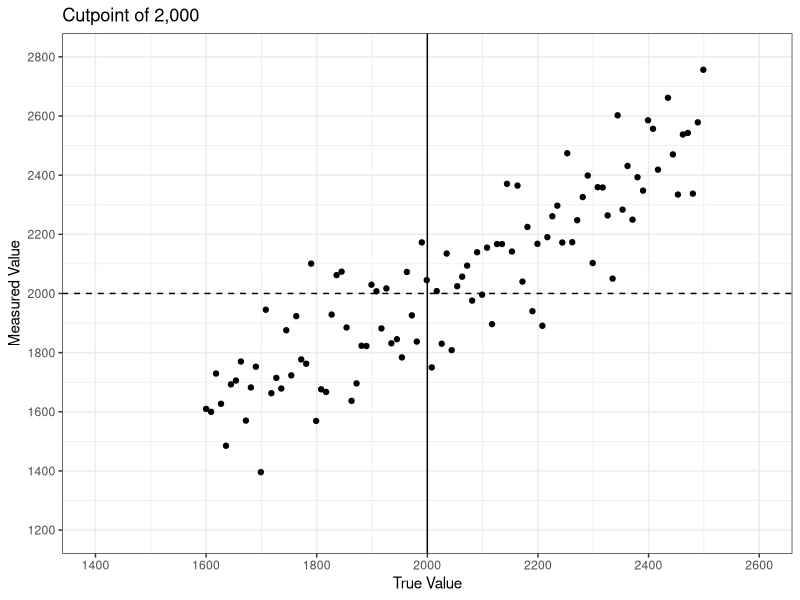
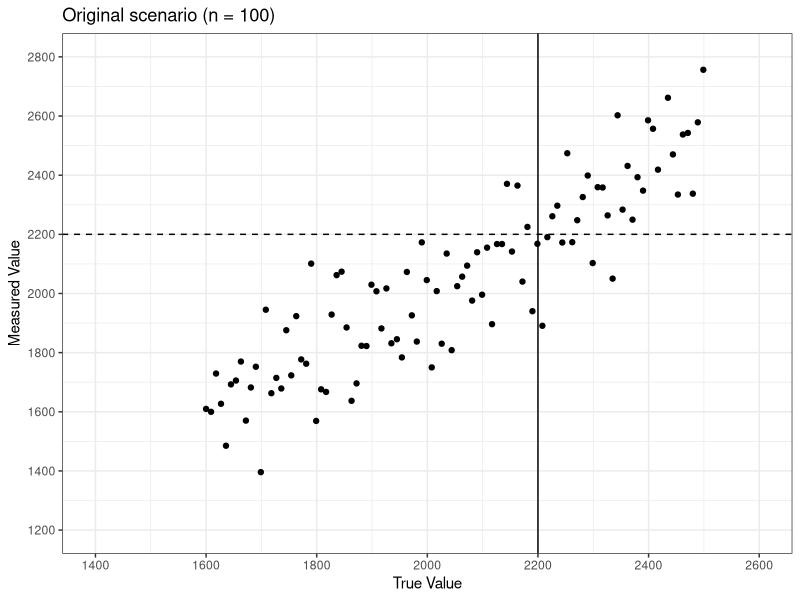
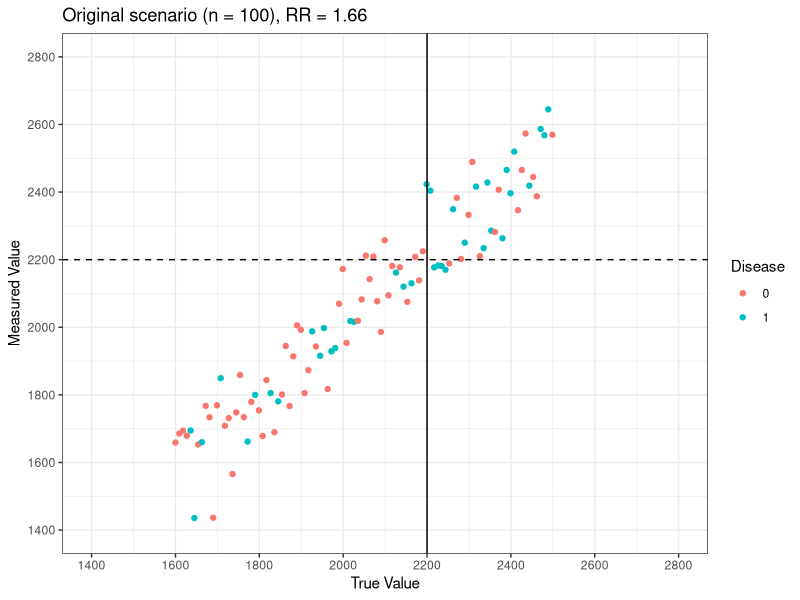
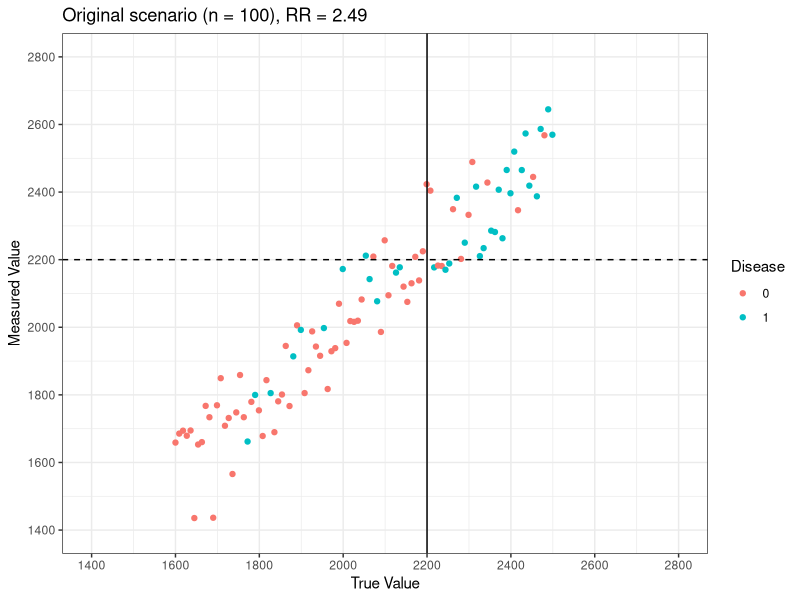
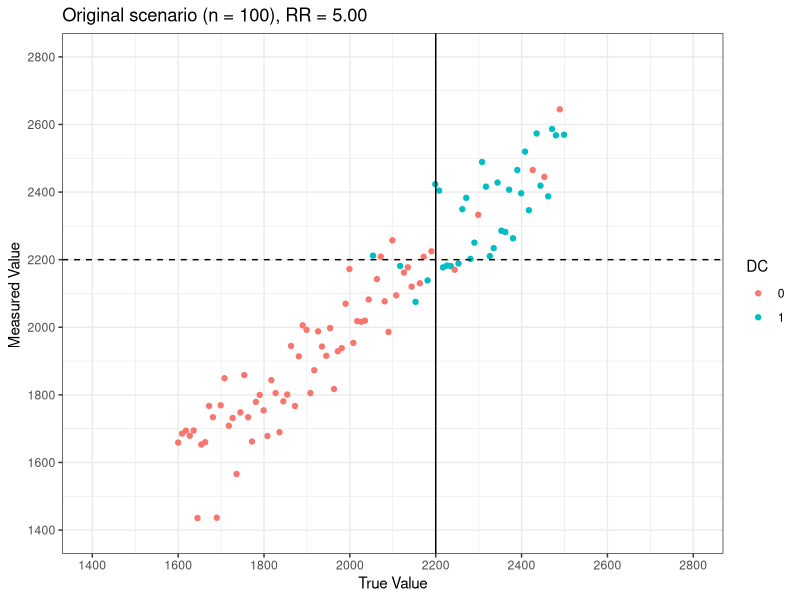
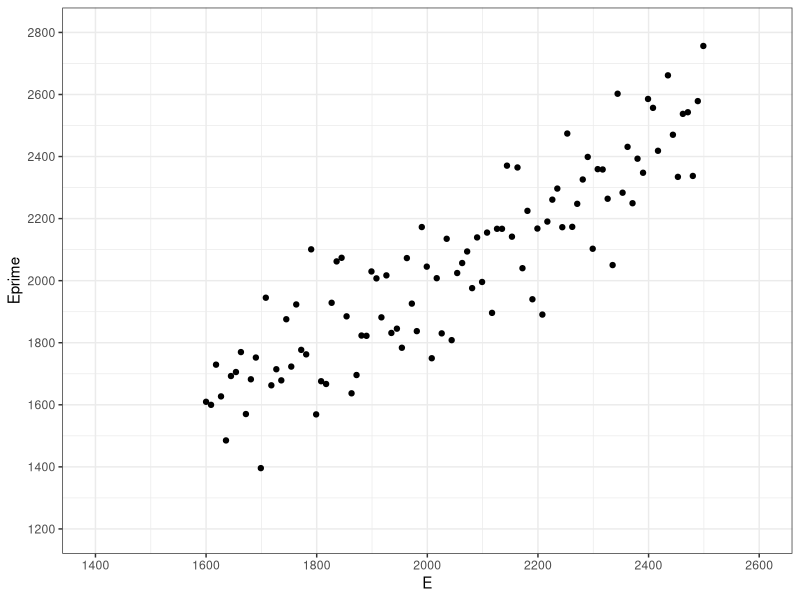

The R script that drew these images, in order: (Note: this script raises an error after producing the figures.)
## ---- chunk 1
knitr::opts_chunk$set(echo = TRUE)
library(ggplot2)
library(tidyverse)
## ---- chunk 2
# options(scipen = 0, digits = 4) # decimal place options
pop0 <- tibble(E = as.integer(seq(from = 1600, to = 2499, length.out = 100)), 
               Eerror = rnorm(100, mean = 0, sd = 150), 
               Eprime = E + Eerror, 
               E_high = ifelse(E > 2200, 1, 0), 
               Eprime_high = ifelse(Eprime > 2200,1, 0),
               E_mis = ifelse(E_high != Eprime_high, 1, 0), 
               D = rbinom(n = 100, size = 1, p = plogis(-10 + 0.004*E))
               )

sp1 <- ggplot(pop0, aes(x = E, y = Eprime)) + geom_point() + scale_x_continuous(limits = c(1400, 2600), breaks = seq(1400,2600, 200)) + scale_y_continuous(limits = c(1200, 2800), breaks = seq(1200,2800, 200)) + theme_bw()

Figure1a <- sp1 + labs(title = "Cutpoint of 2,000", x = "True Value", y = "Measured Value") + geom_vline(xintercept = 2000) + geom_hline(yintercept = 2000, linetype = "dashed") 
# Figure1a

Figure1b <- sp1 + labs(title = "Original scenario (n = 100)", x = "True Value", y = "Measured Value") + geom_vline(xintercept = 2200) + geom_hline(yintercept = 2200, linetype = "dashed")
# Figure1b
## ---- chunk 3
# A. a = -4.5, b = 0.0019 
pop1 <- tibble(
  E = as.integer(seq(from = 1600, to = 2499, length.out = 100)),
  Euni = as.integer(runif(100, 1600, 2499)), 
  Eerror = rnorm(100, mean = 0, sd = 100), 
  Eprime = E + Eerror, 
  E_high = ifelse(E > 2200, 1, 0), 
  Eprime_high = ifelse(Eprime > 2200,1, 0), 
  E_mis = ifelse(E_high != Eprime_high, 1, 0),
  DA = as.factor(rbinom(n = 100, size = 1, p = plogis(-4.5 + 0.0019*E))),
  DB = as.factor(rbinom(n = 100, size = 1, p = plogis(-8.0 + 0.0035*E))),
  DC = as.factor(rbinom(n = 100, size = 1, p = plogis(-16.0 + 0.0072*E)))
  )

Scatter1A <- ggplot(pop1, aes(x = E, y = Eprime, color = DA)) + geom_point() + scale_x_continuous(limits = c(1400, 2800), breaks = seq(1400, 2800, 200)) + scale_y_continuous(limits = c(1400, 2800), breaks = seq(1400,2800, 200)) + theme_bw() + labs(title = "Original scenario (n = 100), RR = 1.66", x = "True Value", y = "Measured Value", color = "Disease") + geom_vline(xintercept = 2200) + geom_hline(yintercept = 2200, linetype = "dashed")


Scatter1B <- ggplot(pop1, aes(x = E, y = Eprime, color = DB)) + geom_point() + scale_x_continuous(limits = c(1400, 2800), breaks = seq(1400, 2800, 200)) + scale_y_continuous(limits = c(1400, 2800), breaks = seq(1400,2800, 200)) + theme_bw() + labs(title = "Original scenario (n = 100), RR = 2.49", x = "True Value", y = "Measured Value", color = "Disease") + geom_vline(xintercept = 2200) + geom_hline(yintercept = 2200, linetype = "dashed")

Scatter1C <- ggplot(pop1, aes(x = E, y = Eprime, color = DC)) + geom_point() + scale_x_continuous(limits = c(1400, 2800), breaks = seq(1400, 2800, 200)) + scale_y_continuous(limits = c(1400, 2800), breaks = seq(1400,2800, 200)) + theme_bw() + labs(title = "Original scenario (n = 100), RR = 5.00", x = "True Value", y = "Measured Value ") + geom_vline(xintercept = 2200) + geom_hline(yintercept = 2200, linetype = "dashed")
## ---- chunk 4
# expected probability of disease 
prob_D <- glm(D ~ E, data = pop, family = binomial)
expected_pD <- predict(prob_D, pop, type = "response")

# probability of misclassification
E_diff <- abs(E-2200)
pop$a <- 1 - pnorm(E_diff, 0, 150)
# ggplot(pop, aes(x = E, y = a))+ geom_line() + geom_vline(xintercept = 2200) + theme_bw()

# Figure 2
ggplot(pop, aes(x = E)) + geom_line(aes(y = expected_pD)) + geom_line(aes(y = a), linetype = 2) + geom_vline(xintercept = 2200) + theme_bw() + labs(title = "Fig 2. Prob of misclassification (dashed) & prob of disease (solid)", x = "True Value", y = "Probability")

# expected probability of disease p as a quadratic function of E
pop$expected_pD_quad <- 6.592 - 0.00673*E + 0.00000172*(E**2)

# Figure 3:
ggplot(pop, aes(x = E)) + geom_line(aes(y = expected_pD_quad)) + geom_line(aes(y = a), linetype = 2) + geom_vline(xintercept = 2200) + theme_bw() + labs(title = "Fig 3. Prob of misclassification (dashed) & prob of disease, quadratic term (solid)", x = "True Value", y = "Probability")
## ---- chunk 5
# probability of misclassification, varied SD to match simulation conditions
pop$a100 <- 1 - pnorm(E_diff, 0, 100)
pop$a300 <- 1 - pnorm(E_diff, 0, 300)
pop$a500 <- 1 - pnorm(E_diff, 0, 500)
ggplot(pop, aes(x = E)) + geom_line(aes(y = expected_pD), color = "darkgrey") + geom_line(aes(y = a), linetype = 2) + geom_line(aes(y = a100), color = "green") + geom_line(aes(y = a300), color = "green3") + geom_line(aes(y = a500), color = "darkgreen") + geom_vline(xintercept = 2200) + theme_bw() + labs(title = "Prob of misclassification & prob of disease (solid)", x = "True Value", y = "Probability")

## ---- chunk 6
flegal_sim <- function(N, min, max, cutpt, a, b, sigma, sims){
# True exposure
E <- seq(from = min, to = max, length.out = N) 

  # initialize variables that we want to keep
  Se_all <- c()
  Se_D1 <- c()
  Se_D0 <- c()
  Sp_all <- c()
  Sp_D1 <- c()
  Sp_D0 <- c()
  RR_true <- c()
  RR_obs <- c()
  
  for (i in 1:sims){
  # set up
    Eerror <- rnorm(N, mean = 0, sd = sigma)
    Eprime <- E + Eerror
    E_high <- ifelse(E > cutpt, 1, 0)
    Eprime_high <- ifelse(Eprime > cutpt,1, 0)
    D <- rbinom(n = N, size = 1, p = plogis(a + b*E)) 
    
  # storing Se, Sp, RR values for each simulation
    Se_all[i] <- sum(Eprime_high==1 & E_high==1)/sum(E_high==1)
    Se_D1[i] <- sum(Eprime_high[D==1]==1 & E_high[D==1]==1)/sum(E_high[D==1]==1)
    Se_D0[i] <- sum(Eprime_high[D==0]==1 & E_high[D==0]==1)/sum(E_high[D==0]==1)
    
    Sp_all[i] <- sum(Eprime_high==0 & E_high==0)/sum(E_high==0)
    Sp_D1[i] <- sum(Eprime_high[D==1]==0 & E_high[D==1]==0)/sum(E_high[D==1]==0)
    Sp_D0[i] <- sum(Eprime_high[D==0]==0 & E_high[D==0]==0)/sum(E_high[D==0]==0)
    
    RR_true[i] <- ((sum(D==1 & E_high==1)/sum(E_high==1))/(sum(D==1 & E_high==0)/sum(E_high==0)))
    RR_obs[i] <- ((sum(D==1 & Eprime_high==1)/sum(Eprime_high==1))/(sum(D==1 & Eprime_high==0)/sum(Eprime_high==0)))
  }
  
  params <- data.frame(N, cutpt, a, b, sims, sigma, mean(Se_all), mean(Se_D1), mean(Se_D0), mean(Sp_all), mean(Sp_D1), mean(Sp_D0), mean(RR_true), mean(RR_obs))
  
  colnames(params) <- c("N", "cutoff", "a", "b", "sim", "SD", "Se all", "Se D=1", "Se D=0", "Sp all", "Sp D=1", "Sp D=0", "RR true", "RR obs")
  return(params)
}
## ---- chunk 7
set.seed(30308)
# Function arguments are: sample size, minimum exposure, maximum exposure, cutpoint, a, b, standard deviation of measurement error, and number of simulations
# N, min, max, cutpt, a, b, sigma, sims
# A, B, C reflect the different regression models/ RR 
# case 1 is repeating the simulations from the paper 
# A. a = -4.5, b = 0.0019 
scenarioA1_100 <- flegal_sim(200, 1600, 2499, 2200, -4.5, 0.0019, 100, 200)
scenarioA1_300 <- flegal_sim(200, 1600, 2499, 2200, -4.5, 0.0019, 300, 200)
scenarioA1_500 <- flegal_sim(200, 1600, 2499, 2200, -4.5, 0.0019, 500, 200)
# B. a = -8.0, b = 0.0035
scenarioB1_100 <- flegal_sim(200, 1600, 2499, 2200, -8.0, 0.0035, 100, 200)
scenarioB1_300 <- flegal_sim(200, 1600, 2499, 2200, -8.0, 0.0035, 300, 200)
scenarioB1_500 <- flegal_sim(200, 1600, 2499, 2200, -8.0, 0.0035, 500, 200)
# C. a = -16.0, b = 0.0072
scenarioC1_100 <- flegal_sim(200, 1600, 2499, 2200, -16.0, 0.0072, 100, 200)
scenarioC1_300 <- flegal_sim(200, 1600, 2499, 2200, -16.0, 0.0072, 300, 200)
scenarioC1_500 <- flegal_sim(200, 1600, 2499, 2200, -16.0, 0.0072, 500, 200)

case1 <- rbind(scenarioA1_100, scenarioA1_300, scenarioA1_500, scenarioB1_100, scenarioB1_300, scenarioB1_500, scenarioC1_100, scenarioC1_300, scenarioC1_500)
# table2 <- table2[, c(1,2,5,3,6,4,7,8)]


# case1
## ---- chunk 8
# Function arguments are: sample size, a, b, standard deviation of measurement error, and number of simulations
# first digit is combination of a,b & second digit is SD
# 1. a = -4.5, b = 0.0019 
scenarioA2_100 <- flegal_sim(100, 1600, 2499, 2200, -4.5, 0.0019, 100, 1000)
scenarioA2_300 <- flegal_sim(100, 1600, 2499, 2200, -4.5, 0.0019, 300, 1000)
scenarioA2_500 <- flegal_sim(100, 1600, 2499, 2200, -4.5, 0.0019, 500, 1000)
# 2. a = -8.0, b = 0.0035
scenarioB2_100 <- flegal_sim(100, 1600, 2499, 2200, -8.0, 0.0035, 100, 1000)
scenarioB2_300 <- flegal_sim(100, 1600, 2499, 2200, -8.0, 0.0035, 300, 1000)
scenarioB2_500 <- flegal_sim(100, 1600, 2499, 2200, -8.0, 0.0035, 500, 1000)
# 3. a = -16.0, b = 0.0072
scenarioC2_100 <- flegal_sim(100, 1600, 2499, 2200, -16.0, 0.0072, 100, 1000)
scenarioC2_300 <- flegal_sim(100, 1600, 2499, 2200, -16.0, 0.0072, 300, 1000)
scenarioC2_500 <- flegal_sim(100, 1600, 2499, 2200, -16.0, 0.0072, 500, 1000)

case2 <- rbind(scenarioA2_100, scenarioA2_300, scenarioA2_500, scenarioB2_100, scenarioB2_300, scenarioB2_500, scenarioC2_100, scenarioC2_300, scenarioC2_500)
# case2
## ---- chunk 9
N2 <- 1000 # sample size
cutpt2 <- 2200
pop2 <- data.frame(
  E <- seq(from = 1600, to = 2499, length.out = N2), 
  Eerror <- rnorm(N2, mean = 0, sd = 150), 
  Eprime <- E + Eerror, 
  E_high <- ifelse(E > cutpt2, 1, 0), 
  Eprime_high <- ifelse(Eprime > cutpt2,1, 0), 
  E_mis <- ifelse(E_high != Eprime_high, 1, 0),
  D <- rbinom(n = N2, size = 1, p = plogis(-10 + 0.004*E)) 
  )
colnames(pop2) <- c('E', 'Eerror', 'Eprime', 'E_high', 'Eprime_high', 'E_mis','D')


# ggplot(pop2, aes(x = E, y = Eprime)) + geom_point() + scale_x_continuous(limits = c(1400, 2600), breaks = seq(1400,2600, 200)) + scale_y_continuous(limits = c(1200, 2800), breaks = seq(1200,2800, 200)) + theme_bw() + labs(title = "Cutpoint of 2,200", x = "True Value", y = "Measured Value") + geom_vline(xintercept = cutpt2) + geom_hline(yintercept = cutpt2, linetype = "dashed")

prob_D2 <- glm(D ~ E, data = pop2, family = binomial)
expected_pD2 <- predict(prob_D2, pop2, type = "response")

# probability of misclassification
pop2$E_diff2 <- abs(E-2200)
pop2$a <- 1 - pnorm(pop2$E_diff2, 0, 150)
# ggplot(pop, aes(x = E, y = a))+ geom_line() + geom_vline(xintercept = 2200) + theme_bw()

fig1a_1000 <- ggplot(pop2, aes(x = E, y = Eprime)) + geom_point() + scale_x_continuous(limits = c(1400, 2600), breaks = seq(1400,2600, 200)) + scale_y_continuous(limits = c(1200, 2800), breaks = seq(1200,2800, 200)) + theme_bw() + labs(title = "Cutpoint of 2,000", x = "True Value", y = "Measured Value") + geom_vline(xintercept = 2000) + geom_hline(yintercept = 2000, linetype = "dashed") 
# Figure1a


fig1b_1000 <- ggplot(pop2, aes(x = E, y = Eprime)) + geom_point() + scale_x_continuous(limits = c(1400, 2600), breaks = seq(1400,2600, 200)) + scale_y_continuous(limits = c(1200, 2800), breaks = seq(1200,2800, 200)) + theme_bw() + labs(title = "Evenly spaced (N=1000) with cutpoint of 2,200", x = "True Value", y = "Measured Value") + geom_vline(xintercept = 2200) + geom_hline(yintercept = 2200, linetype = "dashed")

# Figure1b

# Figure 2
fig2_1000 <- ggplot(pop2, aes(x = E)) + geom_line(aes(y = expected_pD2)) + geom_line(aes(y = a), linetype = 2) + geom_vline(xintercept = 2200) + theme_bw() + labs(title = "Case 2. Prob of misclassification (dashed) & prob of disease (solid)", x = "True Value", y = "Probability")


## ---- chunk 10
# Function arguments are: sample size, minimum exposure, maximum exposure, cutpoint, a, b, standard deviation of measurement error, and number of simulations
# N, min, max, cutpt, a, b, sigma, sims

# 1. a = -4.5, b = 0.0019 
scenarioA3_100 <- flegal_sim(1000, 1600, 2499, 2200, -4.5, 0.0019, 100, 1000)
scenarioA3_300 <- flegal_sim(1000, 1600, 2499, 2200, -4.5, 0.0019, 300, 1000)
scenarioA3_500 <- flegal_sim(1000, 1600, 2499, 2200, -4.5, 0.0019, 500, 1000)
# 2. a = -8.0, b = 0.0035
scenarioB3_100 <- flegal_sim(1000, 1600, 2499, 2200, -8.0, 0.0035, 100, 1000)
scenarioB3_300 <- flegal_sim(1000, 1600, 2499, 2200, -8.0, 0.0035, 300, 1000)
scenarioB3_500 <- flegal_sim(1000, 1600, 2499, 2200, -8.0, 0.0035, 500, 1000)
# 3. a = -16.0, b = 0.0072
scenarioC3_100 <- flegal_sim(1000, 1600, 2499, 2200, -16.0, 0.0072, 100, 1000)
scenarioC3_300 <- flegal_sim(1000, 1600, 2499, 2200, -16.0, 0.0072, 300, 1000)
scenarioC3_500 <- flegal_sim(1000, 1600, 2499, 2200, -16.0, 0.0072, 500, 1000)

case3 <- rbind(scenarioA3_100, scenarioA3_300, scenarioA3_500, scenarioB3_100, scenarioB3_300, scenarioB3_500, scenarioC3_100, scenarioC3_300, scenarioC3_500)
# case3
## ---- chunk 11
# Function arguments are: sample size, minimum exposure, maximum exposure, cutpoint, a, b, standard deviation of measurement error, and number of simulations
# N, min, max, cutpt, a, b, sigma, sims

# A. a = -4.5, b = 0.0019 
scenarioA4_100 <- flegal_sim(1000, 1600, 2499, 2400, -4.5, 0.0019, 100, 1000)
scenarioA4_300 <- flegal_sim(1000, 1600, 2499, 2400, -4.5, 0.0019, 300, 1000)
scenarioA4_500 <- flegal_sim(1000, 1600, 2499, 2400, -4.5, 0.0019, 500, 1000)
# B. a = -8.0, b = 0.0035
scenarioB4_100 <- flegal_sim(1000, 1600, 2499, 2400, -8.0, 0.0035, 100, 1000)
scenarioB4_300 <- flegal_sim(1000, 1600, 2499, 2400, -8.0, 0.0035, 300, 1000)
scenarioB4_500 <- flegal_sim(1000, 1600, 2499, 2400, -8.0, 0.0035, 500, 1000)
# C. a = -16.0, b = 0.0072
scenarioC4_100 <- flegal_sim(1000, 1600, 2499, 2400, -16.0, 0.0072, 100, 1000)
scenarioC4_300 <- flegal_sim(1000, 1600, 2499, 2400, -16.0, 0.0072, 300, 1000)
scenarioC4_500 <- flegal_sim(1000, 1600, 2499, 2400, -16.0, 0.0072, 500, 1000)

case4 <- rbind(scenarioA4_100, scenarioA4_300, scenarioA4_500, scenarioB4_100, scenarioB4_300, scenarioB4_500, scenarioC4_100, scenarioC4_300, scenarioC4_500)
#case4

scenA <- rbind(scenarioA1_100, scenarioA2_100, scenarioA3_100, scenarioA4_100, scenarioA1_300, scenarioA2_300, scenarioA3_300, scenarioA4_300, scenarioA1_500, scenarioA2_500, scenarioA3_500, scenarioA4_500)
#scenA
## ---- chunk 12
normal_sim <- function(N, Emean, Esigma, cutoff, a, b, sigma, sims){
  
# initialize variables that we want to keep
  Se_all <- c()
  Se_D1 <- c()
  Se_D0 <- c()
  Sp_all <- c()
  Sp_D1 <- c()
  Sp_D0 <- c()
  RR_true <- c()


for (i in 1:sims){
  E <- rnorm(N, mean = Emean, sd = Esigma)
  Eerror <- rnorm(N, mean = 0, sd = sigma)
  Eprime <- E + Eerror
  E_high <- ifelse(E > cutoff, 1, 0)
  Eprime_high <- ifelse(Eprime > cutoff,1, 0)
  D <- rbinom(n = N, size = 1, p = plogis(a + b*E)) 
# storing Se, Sp, RR values for each simulation
  Se_all[i] <- sum(Eprime_high==1 & E_high==1)/sum(E_high==1)
  Se_D1[i] <- sum(Eprime_high[D==1]==1 & E_high[D==1]==1)/sum(E_high[D==1]==1)
  Se_D0[i] <- sum(Eprime_high[D==0]==1 & E_high[D==0]==1)/sum(E_high[D==0]==1)
  
  Sp_all[i] <- sum(Eprime_high==0 & E_high==0)/sum(E_high==0)
  Sp_D1[i] <- sum(Eprime_high[D==1]==0 & E_high[D==1]==0)/sum(E_high[D==1]==0)
  Sp_D0[i] <- sum(Eprime_high[D==0]==0 & E_high[D==0]==0)/sum(E_high[D==0]==0)
  
  RR_true[i] <- (sum(D==1 & E_high==1)/sum(E_high==1))/(sum(D==1 & E_high==0)/sum(E_high==0))
}

normal_sim_params <- data.frame(N, Emean, Esigma, cutoff, a, b, sims, sigma, mean(Se_all), mean(Se_D1), mean(Se_D0), mean(Sp_all), mean(Sp_D1), mean(Sp_D0), mean(RR_true))

colnames(normal_sim_params) <- c("N", "E mean", "E SD", "cutoff", "a", "b", "sim", "SD", "Se all", "Se D=1", "Se D=0", "Sp all", "Sp D=1", "Sp D=0", "RR true")
  return(normal_sim_params)
}


## ---- chunk 13
N_case5 <- 1000 
cutpt_5<- 2200
pop_5 <- data.frame(
  E <- rnorm(N_case5, mean = 2050, sd = 150),
  Eerror <- rnorm(N_case5, mean = 0, sd = 150), 
  Eprime <- E + Eerror, 
  E_high <- ifelse(E > cutpt_5, 1, 0), 
  Eprime_high <- ifelse(Eprime > cutpt_5,1, 0), 
  E_mis <- ifelse(E_high != Eprime_high, 1, 0),
  D <- rbinom(n = N_case5, size = 1, p = plogis(-10 + 0.004*E)) 
  )
colnames(pop_5) <- c('E', 'Eerror', 'Eprime', 'E_high', 'Eprime_high', 'E_mis','D')

prob_D5 <- glm(D ~ E, data = pop_5, family = binomial)
expected_pD <- predict(prob_D5, pop_5, type = "response")

# probability of misclassification
pop_5$E_diff <- abs(E-2200)
pop_5$a <- 1 - pnorm(pop_5$E_diff, 0, 150)
# ggplot(pop, aes(x = E, y = a))+ geom_line() + geom_vline(xintercept = 2200) + theme_bw()

# Figure 1
case5fig1 <- ggplot(pop_5, aes(x = E, y = Eprime)) + geom_point() + scale_x_continuous(limits = c(1400, 2600), breaks = seq(1400,2600, 200)) + scale_y_continuous(limits = c(1200, 2800), breaks = seq(1200,2800, 200)) + theme_bw() + labs(title = "Case 5, ~N(2050, 150) and cutpoint of 2,200", x = "True Value", y = "Measured Value") + geom_vline(xintercept = 2200) + geom_hline(yintercept = 2200, linetype = "dashed")

# Figure 2
case5fig2 <- ggplot(pop_5, aes(x = E)) + geom_line(aes(y = expected_pD)) + geom_line(aes(y = a), linetype = 2) + geom_vline(xintercept = 2200) + theme_bw() + labs(title = "Case 5. Prob of misclassification (dashed) & prob of disease (solid)", x = "True Value", y = "Probability")


# function inputs: N, Emean, Esigma, cutoff, a, b, sigma, sims
# A. a = -4.5, b = 0.0019 
scenarioA5_100 <- normal_sim(1000, 2050, 150, 2200, -4.5, 0.0019, 100, 1000)
scenarioA5_300 <- normal_sim(1000, 2050, 150, 2200, -4.5, 0.0019, 300, 1000)
scenarioA5_500 <- normal_sim(1000, 2050, 150, 2200, -4.5, 0.0019, 500, 1000)
# B. a = -8.0, b = 0.0035
scenarioB5_100 <- normal_sim(1000, 2050, 150, 2200, -8.0, 0.0035, 100, 1000)
scenarioB5_300 <- normal_sim(1000, 2050, 150, 2200, -8.0, 0.0035, 300, 1000)
scenarioB5_500 <- normal_sim(1000, 2050, 150, 2200, -8.0, 0.0035, 500, 1000)
# C. a = -16.0, b = 0.0072
scenarioC5_100 <- normal_sim(1000, 2050, 150, 2200, -16.0, 0.0072, 100, 1000)
scenarioC5_300 <- normal_sim(1000, 2050, 150, 2200, -16.0, 0.0072, 300, 1000)
scenarioC5_500 <- normal_sim(1000, 2050, 150, 2200, -16.0, 0.0072, 500, 1000)

case5_1000 <- rbind(scenarioA5_100, scenarioA5_300, scenarioA5_500, scenarioB5_100, scenarioB5_300, scenarioB5_500, scenarioC5_100, scenarioC5_300, scenarioC5_500)
# case5_1000
## ---- chunk 14
N_case6 <- 1000 
cutpt_6<- 2200
pop_6 <- data.frame(
  E <- rnorm(N_case6, mean = 2200, sd = 150),
  Eerror <- rnorm(N_case6, mean = 0, sd = 150), 
  Eprime <- E + Eerror, 
  E_high <- ifelse(E > cutpt_6, 1, 0), 
  Eprime_high <- ifelse(Eprime > cutpt_6,1, 0), 
  E_mis <- ifelse(E_high != Eprime_high, 1, 0),
  D <- rbinom(n = N_case6, size = 1, p = plogis(-10 + 0.004*E)) 
  )
colnames(pop_6) <- c('E', 'Eerror', 'Eprime', 'E_high', 'Eprime_high', 'E_mis','D')

prob_D6 <- glm(D ~ E, data = pop_6, family = binomial)
expected_pD6 <- predict(prob_D6, pop_6, type = "response")

# probability of misclassification
pop_6$E_diff <- abs(E-2200)
pop_6$a <- 1 - pnorm(pop_6$E_diff, 0, 150)
# ggplot(pop, aes(x = E, y = a))+ geom_line() + geom_vline(xintercept = 2200) + theme_bw()

# Figure 1
case6fig1 <- ggplot(pop_6, aes(x = E, y = Eprime)) + geom_point() + scale_x_continuous(limits = c(1400, 2600), breaks = seq(1400,2600, 200)) + scale_y_continuous(limits = c(1200, 2800), breaks = seq(1200,2800, 200)) + theme_bw() + labs(title = "Case 6, E ~N(2,200, 150)", x = "True Value", y = "Measured Value") + geom_vline(xintercept = 2200) + geom_hline(yintercept = 2200, linetype = "dashed")


# CASE 7: rare exposure
N_case7 <- 1000 
cutpt_7<- 2200
pop_7 <- data.frame(
  E <- rnorm(N_case7, mean = 1900, sd = 150),
  Eerror <- rnorm(N_case6, mean = 0, sd = 150), 
  Eprime <- E + Eerror, 
  E_high <- ifelse(E > cutpt_6, 1, 0), 
  Eprime_high <- ifelse(Eprime > cutpt_6,1, 0), 
  E_mis <- ifelse(E_high != Eprime_high, 1, 0),
  D <- rbinom(n = N_case6, size = 1, p = plogis(-10 + 0.004*E)) 
  )
colnames(pop_7) <- c('E', 'Eerror', 'Eprime', 'E_high', 'Eprime_high', 'E_mis','D')
# ggplot(pop, aes(x = E, y = a))+ geom_line() + geom_vline(xintercept = 2200) + theme_bw()

# Figure 1
case7fig1 <- ggplot(pop_7, aes(x = E, y = Eprime)) + geom_point() + scale_x_continuous(limits = c(1400, 2600), breaks = seq(1400,2600, 200)) + scale_y_continuous(limits = c(1200, 2800), breaks = seq(1200,2800, 200)) + theme_bw() + labs(title = "Case 7, E ~N(1900, 150)", x = "True Value", y = "Measured Value") + geom_vline(xintercept = 2200) + geom_hline(yintercept = 2200, linetype = "dashed")

## ---- chunk 15
# function inputs: N, Emean, Esigma, cutoff, a, b, sigma, sims
# A. a = -4.5, b = 0.0019 
scenarioA6_100 <- normal_sim(1000, 2200, 150, 2200, -4.5, 0.0019, 100, 1000)
scenarioA6_300 <- normal_sim(1000, 2200, 150, 2200, -4.5, 0.0019, 300, 1000)
scenarioA6_500 <- normal_sim(1000, 2200, 150, 2200, -4.5, 0.0019, 500, 1000)
# B. a = -8.0, b = 0.0035
scenarioB6_100 <- normal_sim(1000, 2200, 150, 2200, -8.0, 0.0035, 100, 1000)
scenarioB6_300 <- normal_sim(1000, 2200, 150, 2200, -8.0, 0.0035, 300, 1000)
scenarioB6_500 <- normal_sim(1000, 2200, 150, 2200, -8.0, 0.0035, 500, 1000)
# C. a = -16.0, b = 0.0072
scenarioC6_100 <- normal_sim(1000, 2200, 150, 2200, -16.0, 0.0072, 100, 1000)
scenarioC6_300 <- normal_sim(1000, 2200, 150, 2200, -16.0, 0.0072, 300, 1000)
scenarioC6_500 <- normal_sim(1000, 2200, 150, 2200, -16.0, 0.0072, 500, 1000)

case6_1000 <- rbind(scenarioA6_100, scenarioA6_300, scenarioA6_500, scenarioB6_100, scenarioB6_300, scenarioB6_500, scenarioC6_100, scenarioC6_300, scenarioC6_500)
case6_1000

# rare exposure
# function inputs: N, Emean, Esigma, cutoff, a, b, sigma, sims
# A. a = -4.5, b = 0.0019 
scenarioA7_100 <- normal_sim(1000, 1900, 150, 2200, -4.5, 0.0019, 100, 1000)
scenarioA7_300 <- normal_sim(1000, 1900, 150, 2200, -4.5, 0.0019, 300, 1000)
scenarioA7_500 <- normal_sim(1000, 1900, 150, 2200, -4.5, 0.0019, 500, 1000)
# B. a = -8.0, b = 0.0035
scenarioB7_100 <- normal_sim(1000, 1900, 150, 2200, -8.0, 0.0035, 100, 1000)
scenarioB7_300 <- normal_sim(1000, 1900, 150, 2200, -8.0, 0.0035, 300, 1000)
scenarioB7_500 <- normal_sim(1000, 1900, 150, 2200, -8.0, 0.0035, 500, 1000)
# C. a = -16.0, b = 0.0072
scenarioC7_100 <- normal_sim(1000, 1900, 150, 2200, -16.0, 0.0072, 100, 1000)
scenarioC7_300 <- normal_sim(1000, 1900, 150, 2200, -16.0, 0.0072, 300, 1000)
scenarioC7_500 <- normal_sim(1000, 1900, 150, 2200, -16.0, 0.0072, 500, 1000)

case6_1000 <- rbind(scenarioA6_100, scenarioA6_300, scenarioA6_500, scenarioB6_100, scenarioB6_300, scenarioB6_500, scenarioC6_100, scenarioC6_300, scenarioC6_500)
# case6_1000


case7_1000 <- rbind(scenarioA7_100, scenarioA7_300, scenarioA7_500, scenarioB7_100, scenarioB7_300, scenarioB7_500, scenarioC7_100, scenarioC7_300, scenarioC7_500)

# case5_1000


## ---- chunk 16
uniform_sim <- function(N, Emin, Emax, cutoff, a, b, sigma, sims){
  
# initialize variables that we want to keep
  Se_all <- c()
  Se_D1 <- c()
  Se_D0 <- c()
  Sp_all <- c()
  Sp_D1 <- c()
  Sp_D0 <- c()
  RR_true <- c()


for (i in 1:sims){
  E <- runif(N, min = Emin, max = Emax)
  Eerror <- rnorm(N, mean = 0, sd = sigma)
  Eprime <- E + Eerror
  E_high <- ifelse(E > cutoff, 1, 0)
  Eprime_high <- ifelse(Eprime > cutoff,1, 0)
  D <- rbinom(n = N, size = 1, p = plogis(a + b*E)) 
# storing Se, Sp, RR values for each simulation
  Se_all[i] <- sum(Eprime_high==1 & E_high==1)/sum(E_high==1)
  Se_D1[i] <- sum(Eprime_high[D==1]==1 & E_high[D==1]==1)/sum(E_high[D==1]==1)
  Se_D0[i] <- sum(Eprime_high[D==0]==1 & E_high[D==0]==1)/sum(E_high[D==0]==1)
  
  Sp_all[i] <- sum(Eprime_high==0 & E_high==0)/sum(E_high==0)
  Sp_D1[i] <- sum(Eprime_high[D==1]==0 & E_high[D==1]==0)/sum(E_high[D==1]==0)
  Sp_D0[i] <- sum(Eprime_high[D==0]==0 & E_high[D==0]==0)/sum(E_high[D==0]==0)
  
  RR_true[i] <- (sum(D==1 & E_high==1)/sum(E_high==1))/(sum(D==1 & E_high==0)/sum(E_high==0))
}

uniform_sim_params <- data.frame(N, Emin, Emax, cutoff, a, b, sims, sigma, mean(Se_all), mean(Se_D1), mean(Se_D0), mean(Sp_all), mean(Sp_D1), mean(Sp_D0), mean(RR_true))

colnames(uniform_sim_params) <- c("N", "E min", "E max", "cutoff", "a", "b", "sim", "SD", "Se all", "Se D=1", "Se D=0", "Sp all", "Sp D=1", "Sp D=0", "RR true")
  return(uniform_sim_params)
}

# (N, Emin, Emax, cutoff, a, b, sigma, sims)
# function inputs: N, Emin, Emax, cutoff, a, b, sigma, sims
# A. a = -4.5, b = 0.0019 
scenarioA_uni_100 <- uniform_sim(100, 1600, 2499, 2200, -4.5, 0.0019, 100, 1000)
scenarioA_uni_300 <- uniform_sim(100, 1600, 2499, 2200, -4.5, 0.0019, 300, 1000)
scenarioA_uni_500 <- uniform_sim(100, 1600, 2499, 2200, -4.5, 0.0019, 500, 1000)
# B. a = -8.0, b = 0.0035
scenarioB_uni_100 <- uniform_sim(100, 1600, 2499, 2200, -8.0, 0.0035, 100, 1000)
scenarioB_uni_300 <- uniform_sim(100, 1600, 2499, 2200, -8.0, 0.0035, 300, 1000)
scenarioB_uni_500 <- uniform_sim(100, 1600, 2499, 2200, -8.0, 0.0035, 500, 1000)
# C. a = -16.0, b = 0.0072
scenarioC_uni_100 <- uniform_sim(100, 1600, 2499, 2200, -16.0, 0.0072, 100, 1000)
scenarioC_uni_300 <- uniform_sim(100, 1600, 2499, 2200, -16.0, 0.0072, 300, 1000)
scenarioC_uni_500 <- uniform_sim(100, 1600, 2499, 2200, -16.0, 0.0072, 500, 1000)

case_uni_1000 <- rbind(scenarioA_uni_100, scenarioA_uni_300, scenarioA_uni_500, scenarioB_uni_100, scenarioB_uni_300, scenarioB_uni_500, scenarioC_uni_100, scenarioC_uni_300, scenarioC_uni_500)

# Case 8: uniform with 1000 samples? 
# (N, Emin, Emax, cutoff, a, b, sigma, sims)
# function inputs: N, Emin, Emax, cutoff, a, b, sigma, sims
# A. a = -4.5, b = 0.0019 
scenarioA8_100 <- uniform_sim(1000, 1600, 2499, 2200, -4.5, 0.0019, 100, 1000)
scenarioA8_300 <- uniform_sim(1000, 1600, 2499, 2200, -4.5, 0.0019, 300, 1000)
scenarioA8_500 <- uniform_sim(1000, 1600, 2499, 2200, -4.5, 0.0019, 500, 1000)
# B. a = -8.0, b = 0.0035
scenarioB8_100 <- uniform_sim(1000, 1600, 2499, 2200, -8.0, 0.0035, 100, 1000)
scenarioB8_300 <- uniform_sim(1000, 1600, 2499, 2200, -8.0, 0.0035, 300, 1000)
scenarioB8_500 <- uniform_sim(1000, 1600, 2499, 2200, -8.0, 0.0035, 500, 1000)
# C. a = -16.0, b = 0.0072
scenarioC8_100 <- uniform_sim(1000, 1600, 2499, 2200, -16.0, 0.0072, 100, 1000)
scenarioC8_300 <- uniform_sim(1000, 1600, 2499, 2200, -16.0, 0.0072, 300, 1000)
scenarioC8_500 <- uniform_sim(1000, 1600, 2499, 2200, -16.0, 0.0072, 500, 1000)

case8_1000 <- rbind(scenarioA8_100, scenarioA8_300, scenarioA8_500, scenarioB8_100, scenarioB8_300, scenarioB8_500, scenarioC8_100, scenarioC8_300, scenarioC8_500)

## ---- chunk 17
# A. a = -4.5, b = 0.0019 
# B. a = -8.0, b = 0.0035
# 3. a = -16.0, b = 0.0072
pop_5 <- data.frame(
  "E" = rnorm(1000, mean = 2050, sd = 150),
  "Eerror" = rnorm(1000, mean = 0, sd = 100), 
  "Eprime" = E + Eerror, 
  "E_high" = ifelse(E > 2200, 1, 0), 
  "Eprime_high" = ifelse(Eprime > 2200, 1, 0), 
  "E_mis" = ifelse(E_high != Eprime_high, 1, 0),
  "DA" = as.factor(rbinom(n = 1000, size = 1, p = plogis(-4.5 + 0.0019*E))),
  "DB" = as.factor(rbinom(n = 1000, size = 1, p = plogis(-8.0 + 0.0035*E))),
  "DC" = as.factor(rbinom(n = 1000, size = 1, p = plogis(-16.0 + 0.0072*E)))
  )

Scatter5A <- ggplot(pop_5, aes(x = E, y = Eprime, color = DA)) + geom_point() + scale_x_continuous(limits = c(1400, 2800), breaks = seq(1400, 2800, 200)) + scale_y_continuous(limits = c(1400, 2800), breaks = seq(1400, 2800, 200)) + theme_bw() + labs(title = "E ~Normal(2050, 150), RR = 1.66", x = "True Value", y = "Measured Value", color = "Disease") + geom_vline(xintercept = 2200) + geom_hline(yintercept = 2200, linetype = "dashed")

Scatter5B <- ggplot(pop_5, aes(x = E, y = Eprime, color = DB)) + geom_point() + scale_x_continuous(limits = c(1400, 2800), breaks = seq(1400, 2800, 200)) + scale_y_continuous(limits = c(1400, 2800), breaks = seq(1400,2800, 200)) + theme_bw() + labs(title = "E ~Normal(2050, 150), RR = 2.49", x = "True Value", y = "Measured Value", color = "Disease") + geom_vline(xintercept = 2200) + geom_hline(yintercept = 2200, linetype = "dashed")

Scatter5C <- ggplot(pop_5, aes(x = E, y = Eprime, color = DC)) + geom_point() + scale_x_continuous(limits = c(1400, 2800), breaks = seq(1400, 2800, 200)) + scale_y_continuous(limits = c(1400, 2800), breaks = seq(1400, 2800, 200)) + theme_bw() + labs(title = "E ~Normal(2050, 150), RR = 5.00", x = "True Value", y = "Measured Value", color = "Disease") + geom_vline(xintercept = 2200) + geom_hline(yintercept = 2200, linetype = "dashed")



# case 6: E <- rnorm(n, mean = 2200, sd = 150)
pop_6 <- data.frame(
  "E" = rnorm(1000, mean = 2200, sd = 150),
  "Eerror" = rnorm(1000, mean = 0, sd = 100), 
  "Eprime" = E + Eerror, 
  "E_high" = ifelse(E > 2200, 1, 0), 
  "Eprime_high" = ifelse(Eprime > 2200, 1, 0), 
  "E_mis" = ifelse(E_high != Eprime_high, 1, 0),
  "DA" = as.factor(rbinom(n = 1000, size = 1, p = plogis(-4.5 + 0.0019*E))),
  "DB" = as.factor(rbinom(n = 1000, size = 1, p = plogis(-8.0 + 0.0035*E))),
  "DC" = as.factor(rbinom(n = 1000, size = 1, p = plogis(-16.0 + 0.0072*E)))
  )

Scatter6A <- ggplot(pop_6, aes(x = E, y = Eprime, color = DA)) + geom_point() + scale_x_continuous(limits = c(1400, 2800), breaks = seq(1400,2800, 200)) + scale_y_continuous(limits = c(1400, 2800), breaks = seq(1400,2800, 200)) + theme_bw() + labs(title = "E ~Normal(2200, 150), RR = 1.66", x = "True Value", y = "Measured Value", color = "Disease") + geom_vline(xintercept = 2200) + geom_hline(yintercept = 2200, linetype = "dashed")

Scatter6B <- ggplot(pop_6, aes(x = E, y = Eprime, color = DB)) + geom_point() + scale_x_continuous(limits = c(1400, 2800), breaks = seq(1400,2800, 200)) + scale_y_continuous(limits = c(1400, 2800), breaks = seq(1400,2800, 200)) + theme_bw() + labs(title = "E ~Normal(2200, 150), RR = 2.49", x = "True Value", y = "Measured Value", color = "Disease") + geom_vline(xintercept = 2200) + geom_hline(yintercept = 2200, linetype = "dashed")

Scatter6C <- ggplot(pop_6, aes(x = E, y = Eprime, color = DC)) + geom_point() + scale_x_continuous(limits = c(1400, 2800), breaks = seq(1400, 2800, 200)) + scale_y_continuous(limits = c(1400, 2800), breaks = seq(1400,2800, 200)) + theme_bw() + labs(title = "E ~Normal(2200, 150), RR = 5.00", x = "True Value", y = "Measured Value", color = "Disease") + geom_vline(xintercept = 2200) + geom_hline(yintercept = 2200, linetype = "dashed")


# case7: E ~N(mean = 1900, sd = 150) rare exposure
pop_7 <- data.frame(
  "E" = rnorm(1000, mean = 1900, sd = 150),
  "Eerror" = rnorm(1000, mean = 0, sd = 100), 
  "Eprime" = E + Eerror, 
  "E_high" = ifelse(E > 2200, 1, 0), 
  "Eprime_high" = ifelse(Eprime > 2200, 1, 0), 
  "E_mis" = ifelse(E_high != Eprime_high, 1, 0),
  "DA" = as.factor(rbinom(n = 1000, size = 1, p = plogis(-4.5 + 0.0019*E))),
  "DB" = as.factor(rbinom(n = 1000, size = 1, p = plogis(-8.0 + 0.0035*E))),
  "DC" = as.factor(rbinom(n = 1000, size = 1, p = plogis(-16.0 + 0.0072*E)))
  )

Scatter7A <- ggplot(pop_7, aes(x = E, y = Eprime, color = DA)) + geom_point() + scale_x_continuous(limits = c(1400, 2800), breaks = seq(1400, 2800, 200)) + scale_y_continuous(limits = c(1400, 2800), breaks = seq(1400, 2800, 200)) + theme_bw() + labs(title = "E ~Normal(1900, 150), RR = 1.66", x = "True Value", y = "Measured Value", color = "Disease") + geom_vline(xintercept = 2200) + geom_hline(yintercept = 2200, linetype = "dashed")

Scatter7B <- ggplot(pop_7, aes(x = E, y = Eprime, color = DB)) + geom_point() + scale_x_continuous(limits = c(1400, 2800), breaks = seq(1400, 2800, 200)) + scale_y_continuous(limits = c(1400, 2800), breaks = seq(1400, 2800, 200)) + theme_bw() + labs(title = "E ~Normal(1900, 150), RR = 2.49", x = "True Value", y = "Measured Value", color = "Disease") + geom_vline(xintercept = 2200) + geom_hline(yintercept = 2200, linetype = "dashed")

Scatter7C <- ggplot(pop_7, aes(x = E, y = Eprime, color = DC)) + geom_point() + scale_x_continuous(limits = c(1400, 2800), breaks = seq(1400, 2800, 200)) + scale_y_continuous(limits = c(1400, 2800), breaks = seq(1400,2800, 200)) + theme_bw() + labs(title = "E ~Normal(1900, 150), RR = 5.00", x = "True Value", y = "Measured Value", color = "Disease") + geom_vline(xintercept = 2200) + geom_hline(yintercept = 2200, linetype = "dashed")


# uniform but n = 1000
pop_8 <- data.frame(
  "E" = runif(1000, min = 1600, max = 2499),
  "Eerror" = rnorm(1000, mean = 0, sd = 100), 
  "Eprime" = E + Eerror, 
  "E_high" = ifelse(E > 2200, 1, 0), 
  "Eprime_high" = ifelse(Eprime > 2200, 1, 0), 
  "E_mis" = ifelse(E_high != Eprime_high, 1, 0),
  "DA" = as.factor(rbinom(n = 1000, size = 1, p = plogis(-4.5 + 0.0019*E))),
  "DB" = as.factor(rbinom(n = 1000, size = 1, p = plogis(-8.0 + 0.0035*E))),
  "DC" = as.factor(rbinom(n = 1000, size = 1, p = plogis(-16.0 + 0.0072*E)))
  )

Scatter8A <- ggplot(pop_8, aes(x = E, y = Eprime, color = DA)) + geom_point() + scale_x_continuous(limits = c(1400, 2800), breaks = seq(1400, 2800, 200)) + scale_y_continuous(limits = c(1400, 2800), breaks = seq(1400,2800, 200)) + theme_bw() + labs(title = "Uniform with n = 1,000, RR = 1.66", x = "True Value", y = "Measured Value", color = "Disease") + geom_vline(xintercept = 2200) + geom_hline(yintercept = 2200, linetype = "dashed")

Scatter8B <- ggplot(pop_8, aes(x = E, y = Eprime, color = DB)) + geom_point() + scale_x_continuous(limits = c(1400, 2800), breaks = seq(1400, 2800, 200)) + scale_y_continuous(limits = c(1400, 2800), breaks = seq(1400, 2800, 200)) + theme_bw() + labs(title = "Uniform with n = 1,000, RR = 2.49", x = "True Value", y = "Measured Value", color = "Disease") + geom_vline(xintercept = 2200) + geom_hline(yintercept = 2200, linetype = "dashed")

Scatter8C <- ggplot(pop_8, aes(x = E, y = Eprime, color = DC)) + geom_point() + scale_x_continuous(limits = c(1400, 2800), breaks = seq(1400, 2800, 200)) + scale_y_continuous(limits = c(1400, 2800), breaks = seq(1400, 2800, 200)) + theme_bw() + labs(title = "Uniform with n = 1,000, RR = 5.00", x = "True Value", y = "Measured Value", color = "Disease" ) + geom_vline(xintercept = 2200) + geom_hline(yintercept = 2200, linetype = "dashed")
## ---- chunk 18
Scatter1A
Scatter1B
Scatter1C
Scatter5A
Scatter5B
Scatter5C
Scatter6A
Scatter6B
Scatter6C
Scatter7A
Scatter7B
Scatter7C
Scatter8A
Scatter8B
Scatter8C
